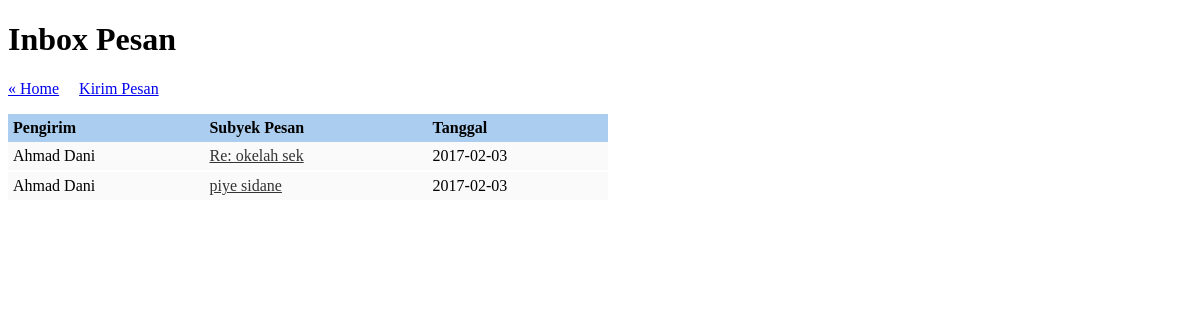
Page /dasbor/pesan.php (signed in) on the committed database.
### tables this page shows
CREATE TABLE `pesan` (
  `id_pesan` int(10) NOT NULL,
  `id_pengirim` int(10) NOT NULL,
  `id_penerima` int(10) NOT NULL,
  `tanggal` date NOT NULL,
  `subyek_pesan` varchar(255) NOT NULL,
  `isi_pesan` longtext NOT NULL,
  `sudah_dibaca` enum('belum','sudah') NOT NULL
);

CREATE TABLE `member` (
  `id_member` int(10) NOT NULL,
  `nama_lengkap` varchar(255) NOT NULL,
  `gender` varchar(1) NOT NULL,
  `alamat` varchar(255) NOT NULL,
  `username` varchar(255) NOT NULL,
  `password` varchar(255) NOT NULL
);

### dasbor/pesan.php (the view, shortened to what this page needs)
<?php
include_once '../setting/database.php';
$id_member = $_SESSION['id_member'];
?>
<!DOCTYPE html>
<html>
<head>
	<link rel="stylesheet" type="text/css" href="../css/style.css">
</head>
<body>
	<h1>Inbox Pesan</h1>
	<p><a href="index.php">&laquo; Home</a>&nbsp;&nbsp;&nbsp;&nbsp;&nbsp;<a href="#" id="ke_kirim_pesan">Kirim Pesan</a></p>
	<table width="600" class="tabel_pesan" cellpadding="5" cellspacing="0">
		<thead>
		<tr class="top_inbox">
			<th>
				Pengirim
			</th>
			<th>
				Subyek Pesan
			</th>
			<th>
				Tanggal
			</th>
		</tr>
		</thead>
		<tbody>
<?php
	$query_daftar_pesan = mysqli_query($koneksi, "SELECT P.*, M.id_member, M.nama_lengkap FROM pesan P, member M WHERE P.id_pengirim=M.id_member AND P.id_penerima='$id_member' ORDER BY P.id_pesan DESC");
	while ($daftar_pesan=mysqli_fetch_array($query_daftar_pesan)) {
		if($daftar_pesan['sudah_dibaca']=="belum"){
?>
		<tr class="pesan pesan_belum">
			<td>
				<?php echo $daftar_pesan['nama_lengkap']; ?>
			</td>
			<td>
				<a href="buka_pesan.php?id_member=<?php echo $id_member; ?>&id_pesan=<?php echo $daftar_pesan['id_pesan']; ?>"><?php echo $daftar_pesan['subyek_pesan']; ?></a>
			</td>
			<td>
				<?php echo $daftar_pesan['tanggal']; ?>
			</td>
		</tr>
<?php }
		else if($daftar_pesan['sudah_dibaca']=="sudah"){
?>
		<tr class="pesan">
			<td>
				<?php echo $daftar_pesan['nama_lengkap']; ?>
			</td>
			<td>
				<a href="buka_pesan.php?id_member=<?php echo $id_member; ?>&id_pesan=<?php echo $daftar_pesan['id_pesan']; ?>"><?php echo $daftar_pesan['subyek_pesan']; ?></a>
			</td>
			<td>
				<?php echo $daftar_pesan['tanggal']; ?>
			</td>
		</tr>
<?php
		}
	}
?>
		</tbody>
	</table>
</body>
</html>

### css/style.css (style rules this page uses)
.tabel_pesan { background-color: #fafafa; }
.tabel_pesan tr th { background-color: #abcdef; text-align: left; }
.tabel_pesan tr td { border-bottom: 2px solid #fff; }
.tabel_pesan a { color: #333; }

### rows in the picture
pesan: member.nama_lengkap "Ahmad Dani", subyek_pesan "Re: okelah sek", tanggal "2017-02-03"
pesan: member.nama_lengkap "Ahmad Dani", subyek_pesan "piye sidane", tanggal "2017-02-03"
